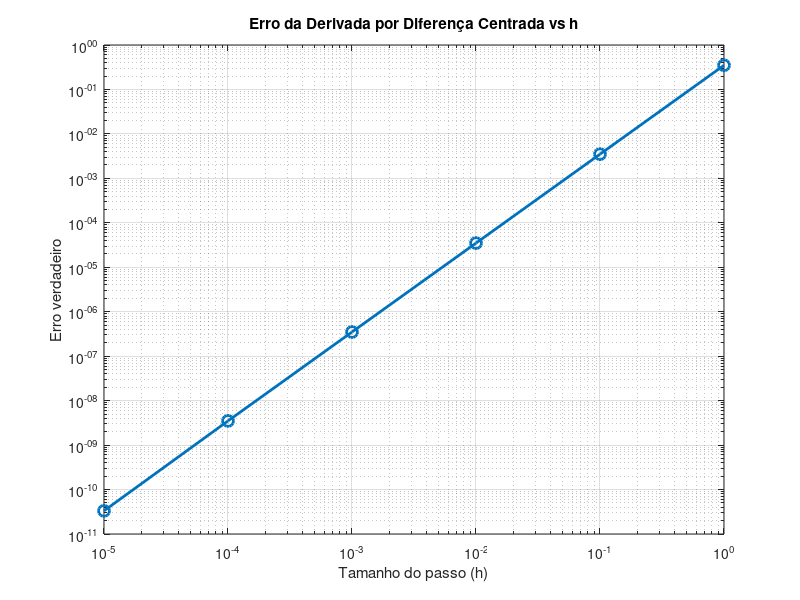

Here is the MATLAB script that generated this plot:
% Definição da função f(x)
f = @(x) -0.1*x.^4 - 0.15*x.^3 - 0.5*x.^2 - 0.25*x + 1.2;

% Derivada exata f'(x) analiticamente
f_prim_exata = @(x) -0.4*x.^3 - 0.45*x.^2 - 1.0*x - 0.25;

% Ponto de interesse
x = 0.5;
f_prim_real = f_prim_exata(x);

% Inicialização
h_values = [1, 0.1, 0.01, 0.001, 0.0001, 0.00001];
dif_centrada = zeros(size(h_values));
erro_verdadeiro = zeros(size(h_values));

% Cabeçalho da tabela
printf("Tamanho do passo (h) | Derivada (dif. centrada) | Erro verdadeiro\n");

for i = 1:length(h_values)
    h = h_values(i);
    derivada_aprox = (f(x + h) - f(x - h)) / (2*h);
    erro = abs(f_prim_real - derivada_aprox);

    dif_centrada(i) = derivada_aprox;
    erro_verdadeiro(i) = erro;

    printf("%17.5e | %24.8f | %14.8f\n", h, derivada_aprox, erro);
end

% Gráfico do erro em função de h
figure;
loglog(h_values, erro_verdadeiro, '-o', 'LineWidth', 2, 'MarkerSize', 8);
xlabel('Tamanho do passo (h)');
ylabel('Erro verdadeiro');
title('Erro da Derivada por Diferença Centrada vs h');
grid on;

